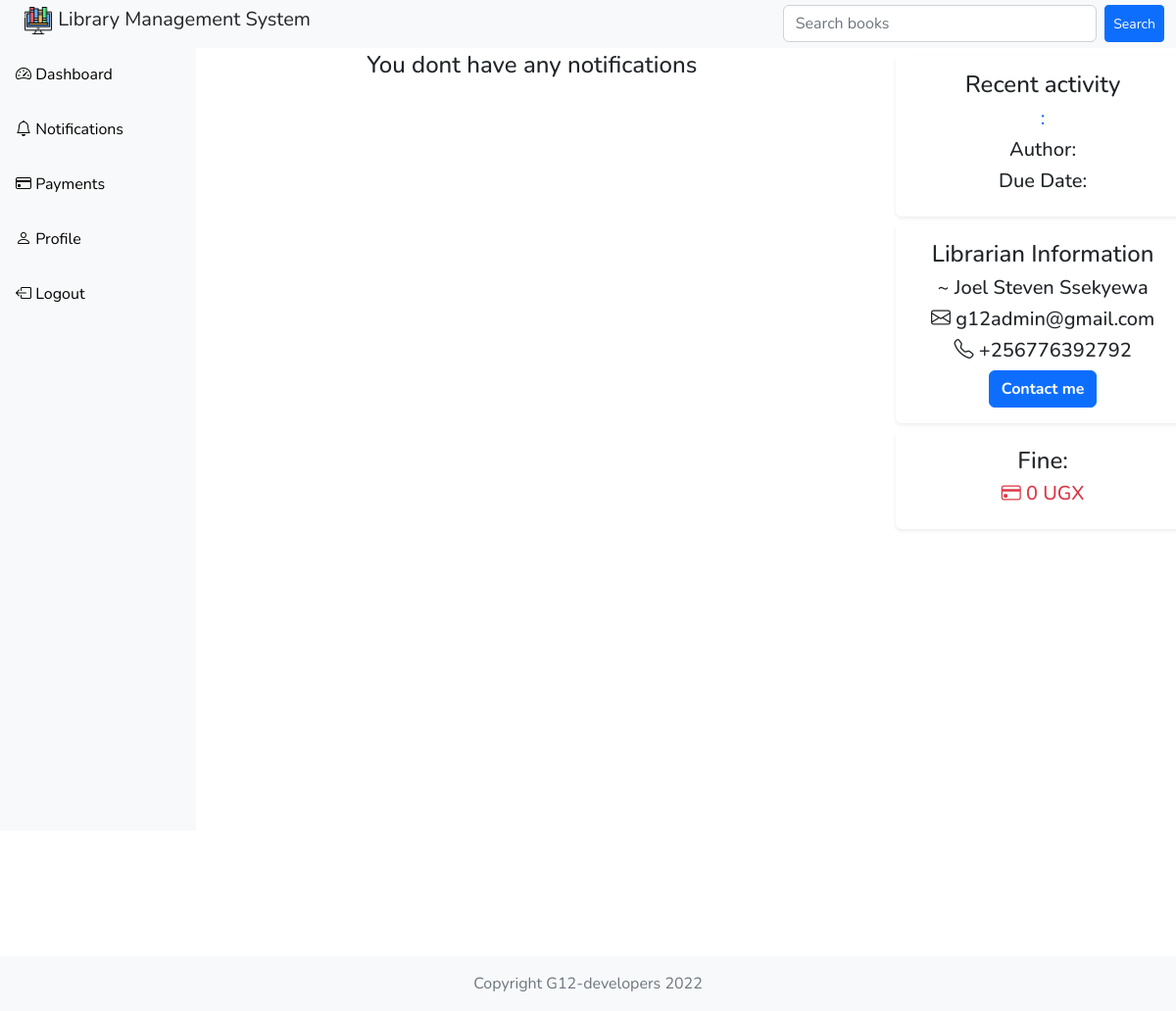
The app's page /user-notifications/14/ (signed in), older data.
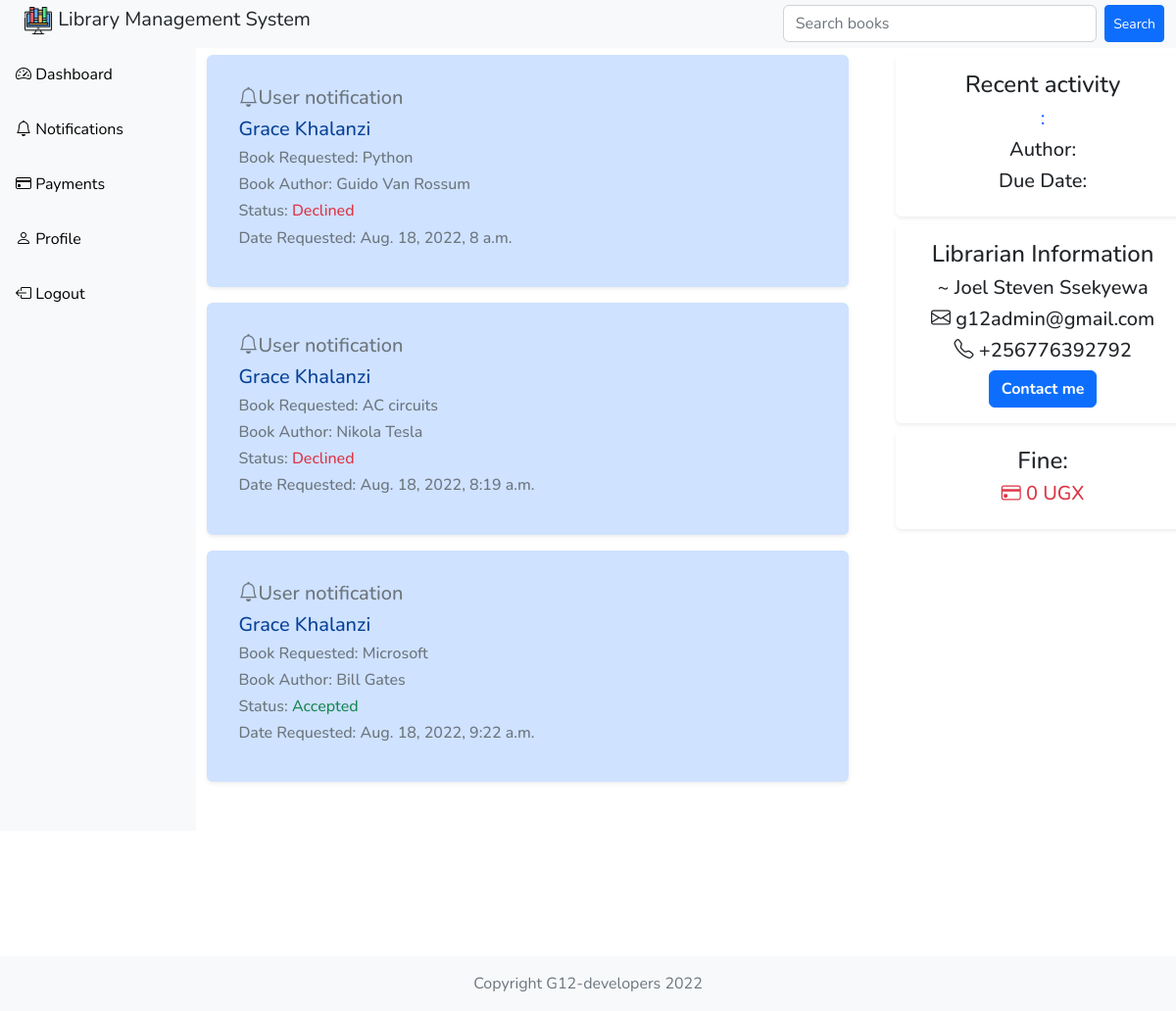
The same page, newer data.
### customuser/models.py (models this page shows, shortened)
class CustomUser(AbstractUser):
    name = models.CharField(max_length=50)
    email = models.EmailField(max_length=100, unique=True)
    password = models.CharField(max_length=500)
    date_of_birth = models.DateField(null=True)
    phone_number = models.BigIntegerField()
    sex = models.CharField(max_length=10, null=True)
    role = models.CharField(max_length=20, default='Student')
    is_active = models.BooleanField(default=True)
    USERNAME_FIELD = 'email'
    REQUIRED_FIELDS = ['name', 'sex', 'role', 'phone_number', 'username']

### library_books/models.py (models this page shows, shortened)
class Request(models.Model):
    status = models.CharField(max_length=20, default="Pending")
    requester_id = models.ForeignKey('customuser.CustomUser',
                                     on_delete=models.CASCADE)
    book_id = models.ForeignKey(Book, on_delete=models.CASCADE)
    updated = models.DateTimeField(auto_now=True)
    created = models.DateTimeField(auto_now_add=True)

class Book(models.Model):
    title = models.CharField(max_length=200)
    author = models.CharField(max_length=200)
    subject_area = models.CharField(max_length=200)
    publication_date = models.DateField()
    status = models.CharField(max_length=50, default="Available")
    updated = models.DateTimeField(auto_now=True)
    created = models.DateTimeField(auto_now_add=True)
    borrower_id = models.ForeignKey('customuser.CustomUser',
                                    on_delete=models.SET_NULL,
                                    null=True,
                                    blank=True)
    due_date = models.DateTimeField(null=True, blank=True)

### customuser/views.py (the view)
@login_required(login_url='login')
def userNotifications(request, pk):
    template_details = {}
    details = {}
    borrowed_book = ''
    borrowed_books = 0
    available_books = 0
    borrow_request = ''
    index = 0
    requests = None
    user = CustomUser.objects.get(id=pk)
    users = CustomUser.objects.filter(role='Student')
    user = CustomUser.objects.get(id=pk)
    pending_requests = Request.objects.filter(status="Pending")
    fines = UserPayment.objects.filter(status='Pending')
    librarian = CustomUser.objects.get(role__icontains="Admin")
    try:
        available_books = Book.objects.filter(status='Available').count()
    except:
        available_books = 0
    try:
        borrowed_books = Book.objects.filter(status='Borrowed').count()
    except:
        borrowed_books = 0
    try:
        borrowed_book = Book.objects.get(status='Borrowed',
                                         borrower_id=user.id)
    except:
        borrowed_book = ''
    try:
        students = CustomUser.objects.filter(role='Student')
    except:
        return HttpResponse('No students yet')
    try:
        requests = Request.objects.filter(requester_id=user)
    except:
        requests = None
    requests_pending = Request.objects.all().filter(status="Pending")
    context = {
        'details': requests_pending,
        'users': users.count(),
        'pending_requests': pending_requests.count(),
        'fines': fines.count(),
        'librarian': librarian,
        'borrowed_book': borrowed_book,
        'available_books': available_books,
        'borrowed_books': borrowed_books,
        'requests': requests,
    }
    return render(request, 'customuser/notifications_template.html', context)

### customuser/templates/customuser/notifications_template.html (shortened to what this page needs)
{% extends 'base.html' %} {% block content %}
<div class="container-fluid">
  {% if request.user.role == 'Student' and borrowed_book and requests%}
  <div class="container-fluid p-3 mt-2">
    <div
      class="card border-0 shadow-sm alert alert-primary"
      style="width: 100%"
    >
      <div class="card-body">
        <h5 class="card-title text-muted">
          <i class="bi-bell"></i>User notification
        </h5>
        <h5 class="mb-2">{{user.name}}</h5>
        <h6 class="text-muted">Book title: {{borrowed_book.title}}</h6>
        <h6 class="text-muted">Date Borrowed: {{borrowed_book.updated}}</h6>
        <h6 class="text-muted">Due Date:<span class="text-danger"> {{borrowed_book.due_date}} </span></h6>
        <h6 class="text-muted">
          Current fine: {% if request.user.payment %}
          <span class="text-danger">{{request.user.payment.amount}}</span> {% else %}
          <span class="text-danger">0 UGX</span>
        </h6>
        {% endif %}
        <form method="GET" action="{% url "returnbook" borrowed_book.id %}">
          <button class="btn btn-primary rounded-pill"><strong><i class="bi-journal-check"></i> Return book</strong></button>
        </form>
      </div>
    </div>
  </div>
  <div class="container-fluid p-3">
    {% for request in requests %}
    <div
      class="card border-0 shadow-sm alert alert-primary mt-2"
      style="width: 100%"
    >
      <div class="card-body">
        <h5 class="card-title text-muted">
          <i class="bi-bell"></i>User notification
        </h5>
        <h5 class="mb-2">{{user.name}}</h5>
        <h6 class="text-muted">Book Requested: {{request.book_id.title}}</h6>
        <h6 class="text-muted">Book Author: {{request.book_id.author}}</h6>
        {% if request.status == 'Pending' %}
        <h6 class="text-muted">Status: <span class="text-warning">{{request.status}}</span></h6>
        {% elif request.status == 'Declined' %}
        <h6 class="text-muted">Status: <span class="text-danger">{{request.status}}</span></h6>
        {% else %}
        <h6 class="text-muted">Status: <span class="text-success">{{request.status}}</span></h6>
        {% endif %}
        <h6 class="text-muted">Date Requested: {{request.created}}</h6>
      </div>
    </div>
    {% endfor %}
    <div class="mb-5"></div>
  </div>
  {% elif request.user.role == 'Student' and requests%}
  <div class="container-fluid p-3">
    {% for request in requests %}
    <div
      class="card border-0 shadow-sm alert alert-primary mt-2"
      style="width: 100%"
    >
      <div class="card-body">
        <h5 class="card-title text-muted">
          <i class="bi-bell"></i>User notification
        </h5>
        <h5 class="mb-2">{{user.name}}</h5>
        <h6 class="text-muted">Book Requested: {{request.book_id.title}}</h6>
        <h6 class="text-muted">Book Author: {{request.book_id.author}}</h6>
        {% if request.status == 'Pending' %}
        <h6 class="text-muted">Status: <span class="text-warning">{{request.status}}</span></h6>
        {% elif request.status == 'Declined' %}
        <h6 class="text-muted">Status: <span class="text-danger">{{request.status}}</span></h6>
        {% else %}
        <h6 class="text-muted">Status: <span class="text-success">{{request.status}}</span></h6>
        {% endif %}
        <h6 class="text-muted">Date Requested: {{request.created}}</h6>
      </div>
    </div>
    {% endfor %}
  </div>
  {% elif request.user.role == 'Student' and borrowed_book == '' %}
  <div class="container-fluid p-3 m-1" style="text-align: center">
    <h4>You dont have any notifications</h4>
  </div>
  {% endif %}
</div>
{% endblock %}

### templates/base.html (shortened to what this page needs)
{% load static %}
<!DOCTYPE html>
<html lang="en">
  <head>
    <link
      href="https://cdn.jsdelivr.net/npm/bootstrap@5.2.0-beta1/dist/css/bootstrap.min.css"
      rel="stylesheet"
    />
    <link
      rel="stylesheet"
      href="https://cdn.jsdelivr.net/npm/bootstrap-icons@1.8.3/font/bootstrap-icons.css"
    />
    <link rel="stylesheet" type="text/css" href="{% static 'css/main.css' %}" />
    <link
      rel="stylesheet"
      href="https://cdnjs.cloudflare.com/ajax/libs/bootstrap-datepicker/1.9.0/css/bootstrap-datepicker.min.css"
    />
  </head>
  <body>
    <div>{% include 'navbar.html' %}</div>
    <div class="base-container">
      <div class="content">{% include 'left_menu_template.html' %}</div>
      <div class="container-fluid justify-content-center">
        {% block content %} {% endblock %}
      </div>
      <div>{% include 'right_menu_template.html' %}</div>
    </div>
    <footer class="footer mt-auto py-3 fixed-bottom bg-light">
      <div class="container d-flex justify-content-center">
        <span class="text-muted">Copyright G12-developers 2022</span>
      </div>
    </footer>
  </body>
</html>

### templates/navbar.html
{% load static %}
<nav class="navbar navbar-expand mt-3">
  <div class="container-fluid bg-light" style="position: fixed; z-index: 1000">
    <div class="container-fluid mb-2">
      <a href="/" class="navbar-brand link-dark">
        <img
          src="{% static '/images/liblogo1.png' %}"
          alt=""
          width="30"
          height="30"
          class="d-inline-block align-text-top"
        />
        Library Management System
      </a>
    </div>
    <form class="d-flex w-50" method="GET" action="{% url 'searchbook'%}">
      <input
        class="form-control me-2"
        type="search"
        name="value"
        placeholder="Search books"
      />
      <button class="btn btn-sm btn-primary" type="submit">Search</button>
    </form>
  </div>
</nav>

### templates/left_menu_template.html (shortened to what this page needs)
<div class="sidebar mt-3 bg-light">
  <div>
    <a href="{% url 'dashboard' user.id %}"
      ><i class="bi bi-speedometer2"></i> Dashboard</a
    >
    {% if user.role == "Admin" %}
    <a href="{% url 'notifications' user.id %}"
      ><i class="bi bi-book"></i> Requests</a
    >
    {% else %}
    <a href="{% url 'notifications' user.id %}"
      ><i class="bi bi-bell"></i> Notifications</a
    >
    {% endif %}
    <a href="{% url 'payments' user.id %}"
      ><i class="bi bi-credit-card"></i> Payments</a
    >
    <a href="{% url 'profile' user.id %}">
      <i class="bi bi-person"></i> Profile</a
    >
    <a href="{% url 'logout' %}"><i class="bi bi-box-arrow-left"></i> Logout</a>
  </div>
</div>

### templates/right_menu_template.html (shortened to what this page needs)
<div class="rightbar mt-3">
  {% if user.role.lower == "student" %}
  <div class="mt-2">
    <div class="shadow-sm p-3 m-2 rounded w-25 text-center">
      <h4 class="">Recent activity</h4>
      <h5 class="text-primary">
        {{borrowed_book.status}}: {{borrowed_book.title}}
      </h5>
      <h5>Author: {{borrowed_book.author}}</h5>
      <h5>Due Date: {{borrowed_book.due_date}}</h5>
    </div>
    <div class="shadow-sm p-3 m-2 rounded w-25 text-center">
      <h4>Librarian Information</h4>
      <h5>~ {{librarian.name}}</h5>
      <h5><i class="bi-envelope"></i> {{librarian.email}}</h5>
      <h5><i class="bi-telephone"></i> +{{librarian.phone_number}}</h5>
      <button class="btn btn btn-primary"><strong>Contact me</strong></button>
    </div>
    <div
      class="container-fluid shadow-sm p-3 m-2 rounded w-25 text-center">
      <div>
        <h4>Fine:</h4>
        <h5 class="text-danger"><i class="bi-credit-card"></i> 0 UGX</h5>
      </div>
    </div>
  </div>
  {% endif %}
</div>

### templates/base.html (style rules this page uses)
.base-container { display: grid; grid-template-columns: 0.7fr 3fr 1.2fr; }
body { font-family: "Nunito", sans-serif; }
.sidebar { margin: 10; padding: 0; width: 200px; height: 100vh; position: fixed; overflow: auto; }
.sidebar a { display: b lock; color: black; padding: 16px; width: 100%; text-decoration: none; }
div.content { height: 1000px; }

### templates/left_menu_template.html (style rules this page uses)
a { display: block; text-decoration: none; margin: 3; }

### templates/right_menu_template.html (style rules this page uses)
.rightbar { margin: 10; height: 100%; width: 100%; padding: 0; position: fixed; overflow: auto; }

Row changes from the older to the newer data that the page shows:
added Request: book_id "Python", book_id.author "Guido Van Rossum", status "Declined", created "Aug. 18, 2022, 8 a.m."
now on this page (row edited): CustomUser: name "Grace Khalanzi"
added Request: book_id "AC circuits", book_id.author "Nikola Tesla", status "Declined", created "Aug. 18, 2022, 8:19 a.m."
added Request: book_id "Microsoft", book_id.author "Bill Gates", status "Accepted", created "Aug. 18, 2022, 9:22 a.m."
Text that changed along with them:
text no longer shown: "You dont have any notifications"
